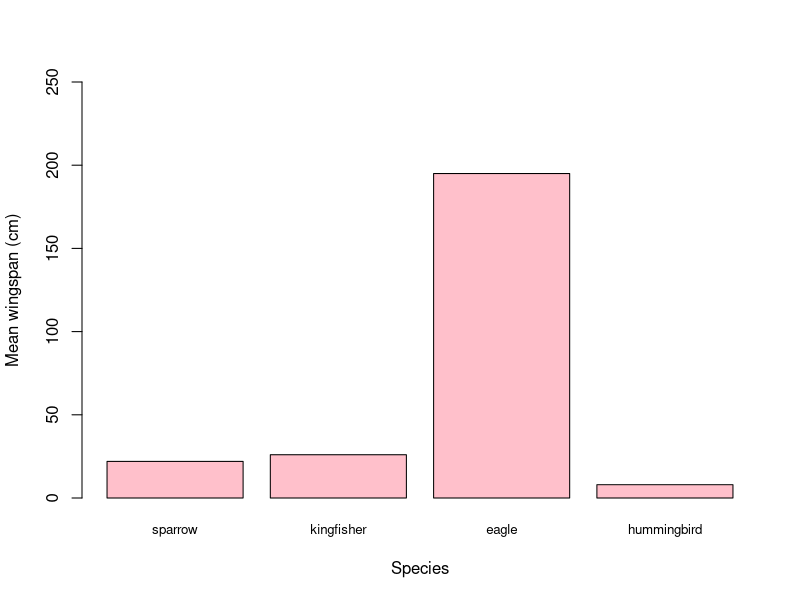

Write the R code that produced this figure.
sparrow <- mean(22, 24, 21)
kingfisher <- mean(26, 23, 25)
eagle <- mean(195, 201, 185)
hummingbird <- mean(8, 9, 9)

#create vector for means and for species

wingspan_species <- c(sparrow, kingfisher, eagle, hummingbird)

bird_species <- c("sparrow", "kingfisher", "eagle", "hummingbird")
class(bird_species)
bird_species <- as.factor(bird_species)
class(bird_species)

#making a dataframe

bird_species_df <- data.frame(bird_species, wingspan_species)
bird_species_df

barplot(bird_species_df$wingspan_species, names.arg = c("sparrow",   #calling out the all wingspan column
                                                        "kingfisher", 
                                                        "eagle", 
                                                        "hummingbird"), 
        ylab = "Mean wingspan (cm)", xlab = "Species", ylim=c(0,250), cex.names= 0.8,col="pink")


